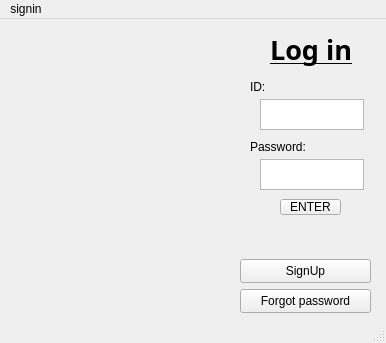
<?xml version="1.0" encoding="UTF-8"?>
<ui version="4.0">
 <class>signin</class>
 <widget class="QMainWindow" name="signin">
  <property name="geometry">
   <rect>
    <x>0</x>
    <y>0</y>
    <width>386</width>
    <height>343</height>
   </rect>
  </property>
  <property name="windowTitle">
   <string>MainWindow</string>
  </property>
  <widget class="QWidget" name="centralwidget">
   <widget class="QPushButton" name="pushButton_2">
    <property name="geometry">
     <rect>
      <x>240</x>
      <y>240</y>
      <width>131</width>
      <height>24</height>
     </rect>
    </property>
    <property name="text">
     <string>SignUp</string>
    </property>
   </widget>
   <widget class="QPushButton" name="pushButton_3">
    <property name="geometry">
     <rect>
      <x>280</x>
      <y>180</y>
      <width>61</width>
      <height>16</height>
     </rect>
    </property>
    <property name="text">
     <string>ENTER</string>
    </property>
   </widget>
   <widget class="QTextEdit" name="textEdit_2">
    <property name="geometry">
     <rect>
      <x>260</x>
      <y>140</y>
      <width>104</width>
      <height>31</height>
     </rect>
    </property>
   </widget>
   <widget class="QLabel" name="label_3">
    <property name="geometry">
     <rect>
      <x>250</x>
      <y>120</y>
      <width>61</width>
      <height>16</height>
     </rect>
    </property>
    <property name="text">
     <string>Password:</string>
    </property>
   </widget>
   <widget class="QPushButton" name="pushButton">
    <property name="geometry">
     <rect>
      <x>240</x>
      <y>270</y>
      <width>131</width>
      <height>24</height>
     </rect>
    </property>
    <property name="text">
     <string>Forgot password</string>
    </property>
   </widget>
   <widget class="QTextEdit" name="textEdit">
    <property name="geometry">
     <rect>
      <x>260</x>
      <y>80</y>
      <width>104</width>
      <height>31</height>
     </rect>
    </property>
   </widget>
   <widget class="QLabel" name="label_4">
    <property name="geometry">
     <rect>
      <x>270</x>
      <y>10</y>
      <width>91</width>
      <height>41</height>
     </rect>
    </property>
    <property name="font">
     <font>
      <family>Segoe UI Black</family>
      <pointsize>20</pointsize>
      <bold>true</bold>
      <underline>true</underline>
     </font>
    </property>
    <property name="text">
     <string>Log in</string>
    </property>
   </widget>
   <widget class="QLabel" name="label">
    <property name="geometry">
     <rect>
      <x>0</x>
      <y>0</y>
      <width>221</width>
      <height>311</height>
     </rect>
    </property>
    <property name="text">
     <string/>
    </property>
    <property name="pixmap">
     <pixmap resource="images.qrc">:/images/signin.png</pixmap>
    </property>
    <property name="scaledContents">
     <bool>true</bool>
    </property>
   </widget>
   <widget class="QLabel" name="label_2">
    <property name="geometry">
     <rect>
      <x>250</x>
      <y>60</y>
      <width>16</width>
      <height>16</height>
     </rect>
    </property>
    <property name="text">
     <string>ID:</string>
    </property>
   </widget>
  </widget>
  <widget class="QMenuBar" name="menubar">
   <property name="geometry">
    <rect>
     <x>0</x>
     <y>0</y>
     <width>386</width>
     <height>21</height>
    </rect>
   </property>
   <widget class="QMenu" name="menusignin">
    <property name="title">
     <string>signin</string>
    </property>
   </widget>
   <addaction name="menusignin"/>
  </widget>
  <widget class="QStatusBar" name="statusbar"/>
 </widget>
 <resources>
  <include location="images.qrc"/>
 </resources>
 <connections/>
</ui>
